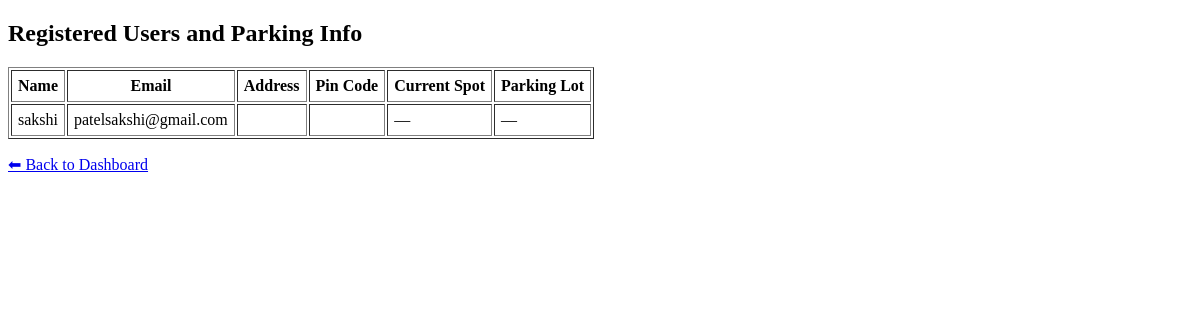
The app's page /admin/view_users (signed in), older data.
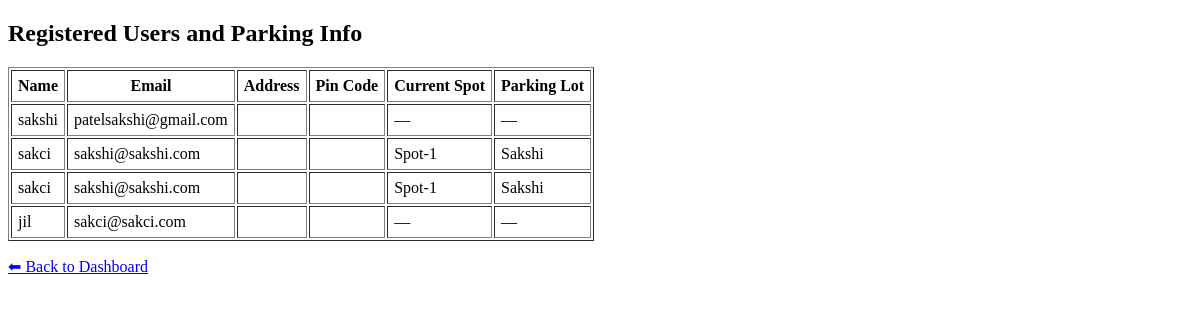
The same page, newer data.
### tables this page shows
CREATE TABLE users (
            id INTEGER PRIMARY KEY AUTOINCREMENT,
            email TEXT UNIQUE NOT NULL,
            password TEXT NOT NULL,
            full_name TEXT NOT NULL,
            address TEXT,
            pin_code TEXT,
            role TEXT DEFAULT 'user'
        );

CREATE TABLE parking_spots (
            id INTEGER PRIMARY KEY AUTOINCREMENT,
            lot_id INTEGER NOT NULL,
            spot_number TEXT NOT NULL,
            is_occupied INTEGER DEFAULT 0,
            current_user_id INTEGER, reserved_at DATETIME,
            FOREIGN KEY(lot_id) REFERENCES parking_lots(id),
            FOREIGN KEY(current_user_id) REFERENCES users(id)
        );

CREATE TABLE parking_lots (
            id INTEGER PRIMARY KEY AUTOINCREMENT,
            name TEXT NOT NULL,
            address TEXT NOT NULL,
            pin_code TEXT,
            total_spots INTEGER NOT NULL,
            available_spots INTEGER NOT NULL
        );

### app.py (the view)
@app.route('/admin/view_users')
def view_users():
    if session.get('role') != 'admin':
        return redirect(url_for('login'))
    conn = get_db_connection()
    users = conn.execute('''
        SELECT u.full_name, u.email, ps.spot_number, pl.name as lot_name
        FROM users u
        LEFT JOIN parking_spots ps ON u.id = ps.current_user_id
        LEFT JOIN parking_lots pl ON ps.lot_id = pl.id
        WHERE u.role = 'user'
    ''').fetchall()
    conn.close()
    return render_template('view_users.html', users=users)

### app.py (called while the page is built)
def get_db_connection():
    conn = sqlite3.connect(DATABASE)
    conn.row_factory = sqlite3.Row
    return conn

### templates/view_users.html (shortened to what this page needs)
<!DOCTYPE html>
<html>
<head>
</head>
<body>
    <h2>Registered Users and Parking Info</h2>
    <table border="1" cellpadding="6">
        <tr>
            <th>Name</th>
            <th>Email</th>
            <th>Address</th>
            <th>Pin Code</th>
            <th>Current Spot</th>
            <th>Parking Lot</th>
        </tr>
        {% for user in users %}
        <tr>
            <td>{{ user.full_name }}</td>
            <td>{{ user.email }}</td>
            <td>{{ user.address }}</td>
            <td>{{ user.pin_code }}</td>
            <td>{{ user.spot_number or '—' }}</td>
            <td>{{ user.lot_name or '—' }}</td>
        </tr>
        {% endfor %}
    </table>
    <p><a href="{{ url_for('admin_dashboard') }}">⬅ Back to Dashboard</a></p>
</body>
</html>

Row changes from the older to the newer data that the page shows:
now on this page (row edited): parking_spots: full_name "sakci", email "sakshi@sakshi.com", spot_number "Spot-1", name "Sakshi"
now on this page (row edited): parking_spots: full_name "sakci", email "sakshi@sakshi.com", spot_number "Spot-1", name "Sakshi"
added users: full_name "jil", email "sakci@sakci.com", spot_number "—", lot_name "—"
